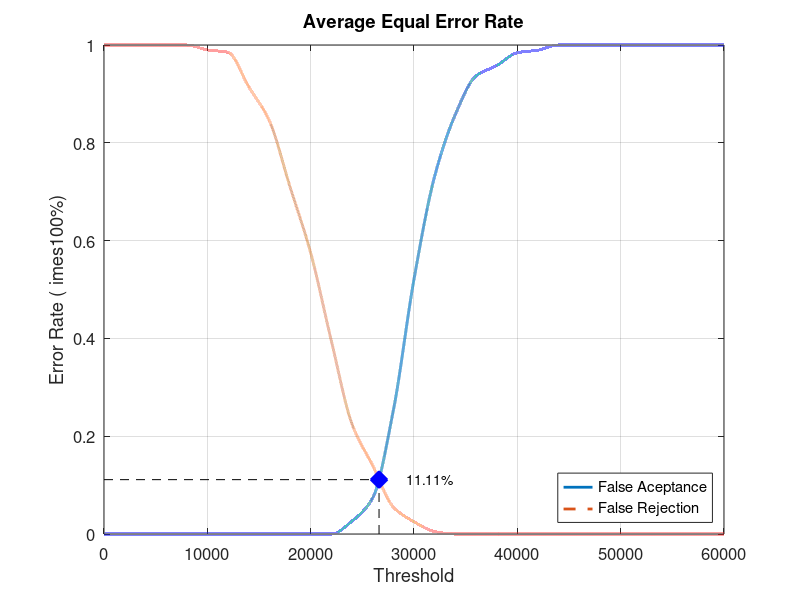
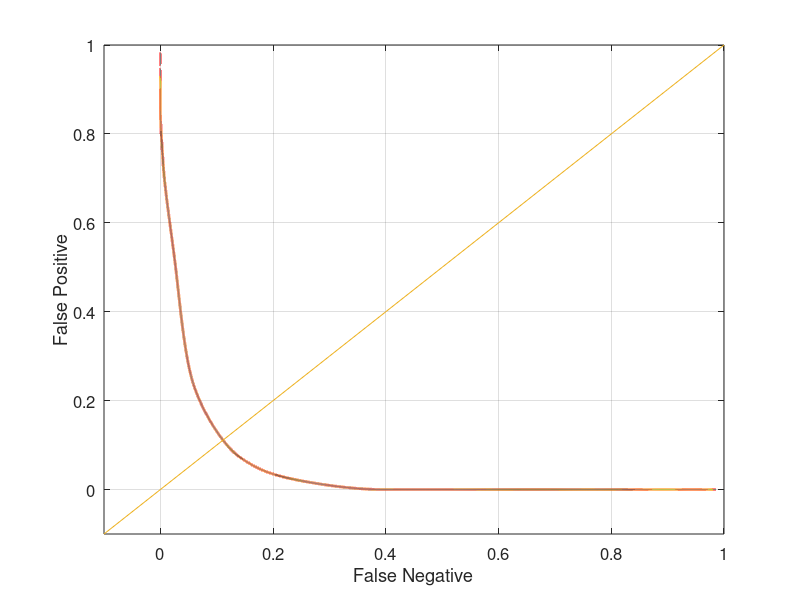

These figures' MATLAB source, in order:
close all;
clear;
clc;
x = 0:2000:60000;
xq = 0:0.5:60000;

y0 = [0 0 0 0 0 0 0 0 0 0 0 0 0.0263158 0.0736842 0.252632 0.521053 0.731579 0.857895 0.936842 0.957895 0.984211 0.989474 1 1 1 1 1 1 1 1 1]
yy0 = interp1(x, y0, xq, 'pchip');
y1 = [1 1 1 1 1 0.99 0.985 0.915 0.845 0.71 0.575 0.395 0.225 0.14 0.055 0.025 0.005 0 0 0 0 0 0 0 0 0 0 0 0 0 0]
yy1 = interp1(x, y1, xq, 'pchip');

% Calculating EER: 
y2 = abs(y0 - y1);
find(y2 == min(y2))
yy2 = abs(yy0 - yy1);
xEER = find(yy2 == min(yy2));
xEERIndex = xq(xEER) % X-axis EER
yEER = yy0(xEER) % Y-axis EER

main = figure
plot(xq, yy0,'-','LineWidth', 2);	hold on
plot(xq, yy1,'--','LineWidth', 2);	hold on
plot([xEERIndex xEERIndex], [0 yEER], 'k--');	hold on
plot([0 xEERIndex], [yEER yEER], 'k--');	hold on
plot(xEERIndex, yEER, 'bx', 'LineWidth', 10);	hold on
text(xEERIndex + 10 * xEERIndex / 100, yEER, [num2str(round((10000 * yEER)) / 100) '%'])
legend('False Aceptance', 'False Rejection', 'Location', 'SouthEast')
xlabel('Threshold')
ylabel('Error Rate (	imes100%)')
title('Average Equal Error Rate')
set(gca, 'FontSize', 12)
axis([0 60000 0 1])
grid on

print(main, 'Database2_3Main', '-dpng');
FNRxFPR = figure('Color', [1 1 1]);
plot(yy1, yy0, '-', yy1, yy0, 'LineWidth', 2);
hold on
y = -0.1:0.1:1
plot(y, y); 
set(gca, 'FontSize', 12)
xlabel('False Negative')
ylabel('False Positive')
axis([-0.1 1 -0.1 1])
set(gca, 'FontSize', 12)
grid on

print(FNRxFPR, 'Database2_3FNRxFPR','-dpng');
